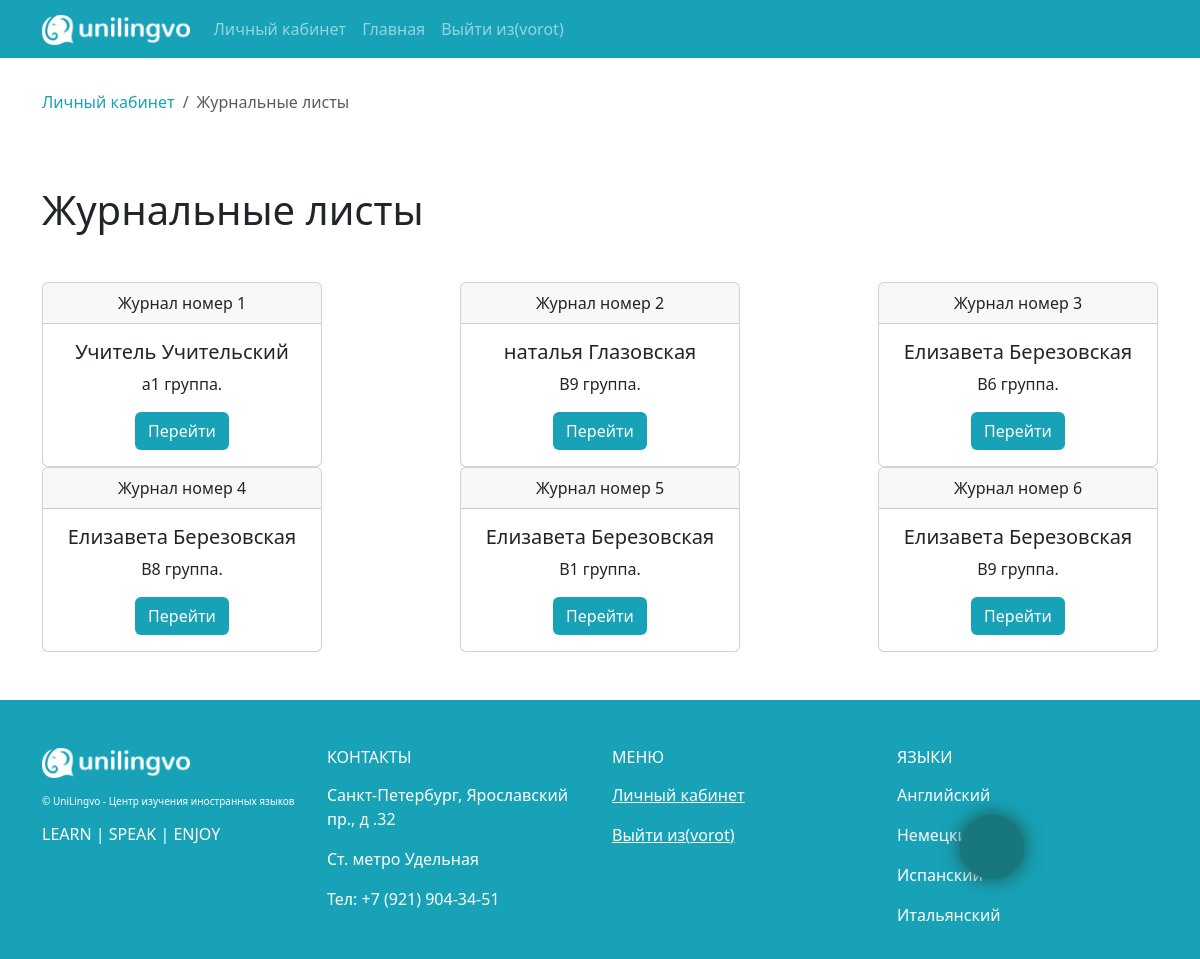
/journal/journals/ (signed in), run on an earlier commit of the app's database.
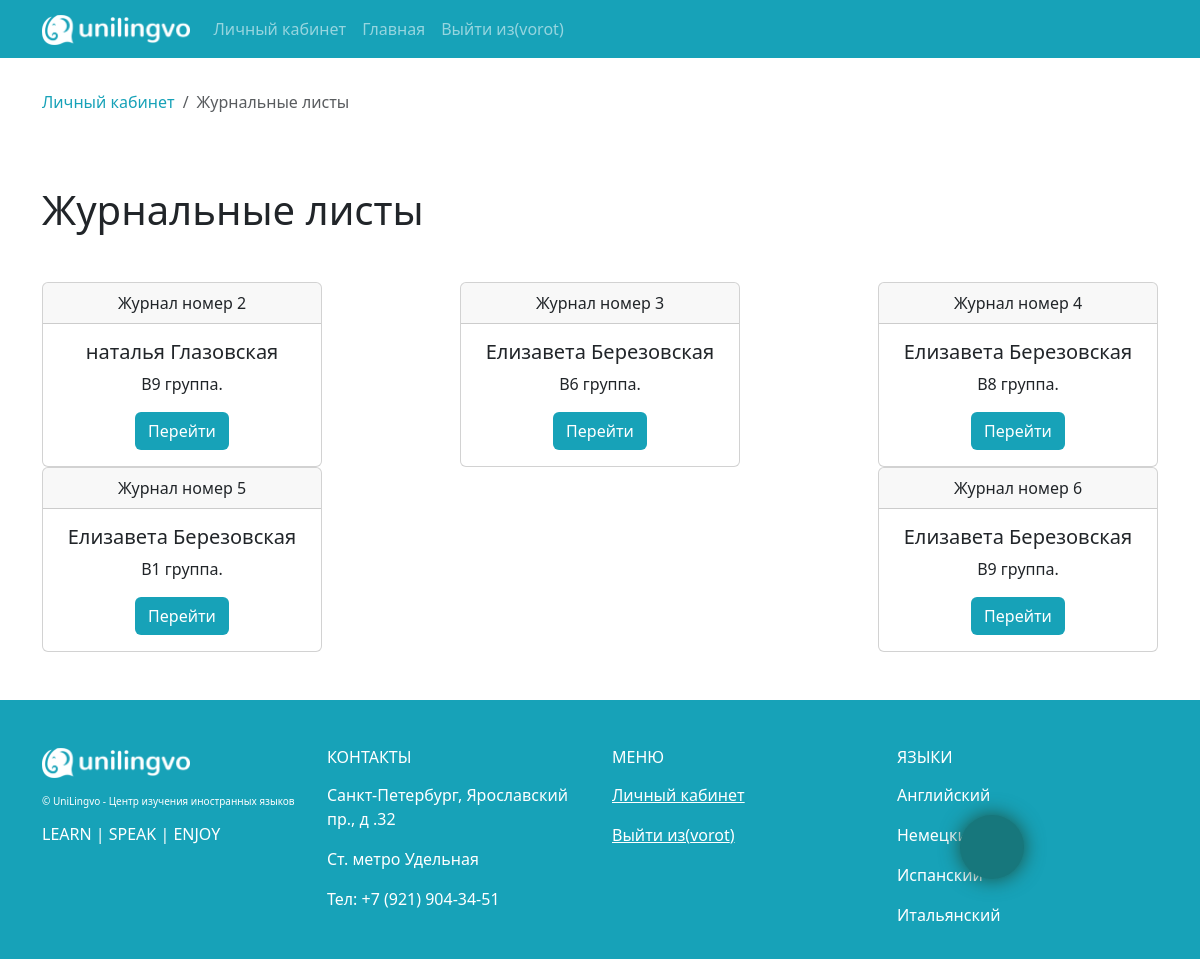
And on a later commit of the database.
### app_journal/models.py (models this page shows, shortened)
class Journal(models.Model):
    teacher = models.ForeignKey(Teacher, on_delete=models.CASCADE, verbose_name="Учитель")
    group = models.ForeignKey(LearingGroup, on_delete=models.CASCADE, verbose_name="Группа")
    class Meta:
        verbose_name = "Журнал"
        verbose_name_plural = "Журналы"

### app_lancen/models.py (models this page shows)
class LearingGroup(models.Model):
    name = models.CharField(verbose_name='Название группы', max_length=255)
    level = models.CharField(verbose_name='Уровень', max_length=255)
    description = models.TextField(verbose_name="Описание (программа обучения и пр.)")
    class Meta:
        verbose_name = "Учебная группа"
        verbose_name_plural = "Учебные группы"
        db_table = "learning_group"
    def __str__(self):
        return self.name

### app_journal/views.py (the view)
# urls.py: path('journals/', TeachersJournalList.as_view(), name='journals' ),
class TeachersJournalList(DataMixin, LoginRequiredMixin, ListView):
    def get_context_data(self, **kwargs):
        context = super().get_context_data(**kwargs)
        data_mixin_context = self.get_user_context(title = "Листы посещаемости и успеваемости")
        context['breadcrumbs'] = [
            {'link': reverse('profiles:personal_area'), 'title':'Личный кабинет'},
            {'link': '#', 'title': "Журнальные листы"}
        ]
        return dict(list(context.items()) + list(data_mixin_context.items()))
    def get_queryset(self):
        if self.request.user.is_superuser:
            journals = Journal.objects.all()
        if self.request.user.groups.filter(name='teacher').exists():
            teacher = Teacher.objects.get(id = self.request.user.id)
            journals = Journal.objects.filter(teacher = teacher)
        return journals

### app_lancen/templatetags/lancen_tags.py (called while the page is built)
@register.inclusion_tag('templatetags/breadcrumbs.html')
def breadcrums(list):
    return {'breadcrumbs': list}

### app_lancen/utils.py (called while the page is built)
    def get_user_context(self, **kwargs):
        context = kwargs
        modern_menu = menu.copy()
        if  self.request.user.is_authenticated:
            modern_menu.append({'title' : "Личный кабинет" , 'link' : 'profiles:personal_area'})
        if self.request.user.groups.filter(name='teacher').exists():
            context["pers_area_items"] = teacher_pers_area_items
        if self.request.user.groups.filter(name='student').exists():
            context["pers_area_items"] = student_pers_area_items
        if self.request.user.is_superuser:
            context["pers_area_items"] = admin_pers_area_items
        context['menu'] = modern_menu
        context["recall_form"] = RecallForm
        context['contact_form'] = ContactForm
        return context

### templates/app_journal/journal_list.html
{% extends 'base.html' %}
{% load lancen_tags %}
{% block content %}
{% breadcrums breadcrumbs %}
<section class = "pt-5 pb-5">
    <h1>Журнальные листы</h1>
    {% now "Y" as year %} {% now "m" as month %}
    {% if object_list %}
    <div class="d-flex justify-content-lg-between justify-content-center flex-wrap mt-5">
    {% for journal in object_list  %}
    <div class="card text-center" style = "width:280px;">
        <div class="card-header" >
          Журнал номер {{ journal.id }}
        </div>
        <div class="card-body">
          <h5 class="card-title">{{journal.teacher.first_name}} {{journal.teacher.last_name}}</h5>
          <p class="card-text">{{journal.group}} группа. </p>
          <a class = "btn my_bg_info text-white" href="{% url 'journal:view-journal' journal.group.id year month  %} ">Перейти</a> <br>
        </div>
    </div>
    {% endfor %}
    </div>
    {% else %}
    <h3>Журнальные листы ещё не добавлены</h3>
    {% endif %}
</section>
{% endblock content %}

### templates/base.html (shortened to what the changed rows need)
<!DOCTYPE html>
<html lang="en" class="h-100">
<head>
    {% load static %}
    {% load bootstrap5 %}
    {% load bootstrap_icons %}
    {% bootstrap_css %}
    <link type="text/css" href="{% static 'app_lancen/css/style.css' %}" rel="stylesheet" />
    <link rel="stylesheet" href="https://cdn.jsdelivr.net/npm/bootstrap-icons@1.9.1/font/bootstrap-icons.css">
</head>
<body class="d-flex flex-column h-100">
    <header>
        <nav class="navbar navbar-expand-lg navbar-dark my_bg_info" >
            <div class="container">
              <div class="collapse navbar-collapse" id="navbarSupportedContent">
                <ul class="navbar-nav me-auto mb-2 mb-lg-0">
                    {% for m in menu %}
                    <li class="nav-item">
                        <a class="nav-link" href="{% url m.link  %}" >
                            {{m.title}}
                        </a>
                    </li>
                    {% endfor %}
                </ul>
              </div>
            </div>
        </nav>
    </header>
    <main>
        <div class="container">
            {% block content %}{% endblock content %}
        </div>
    </main>
    <footer class="footer mt-auto py-3 my_bg_info pt-5">
        <div class="container">
            <div class="row text-white">
                <div class="col-lg-3 col-md-6 col-sm-12 ">
                    {% for m in menu  %}
                        <p class = "mt-3"> <a href="{% url m.link %}" class = "text-white">{{m.title}}</a></p>
                    {% endfor %}
                </div>
            </div>
        </div>
    </footer>
</body>
</html>

What changed in the data, as far as the page shows it:
removed Journal: id "1", teacher.first_name "Учитель", teacher.last_name "Учительский", group "a1"
